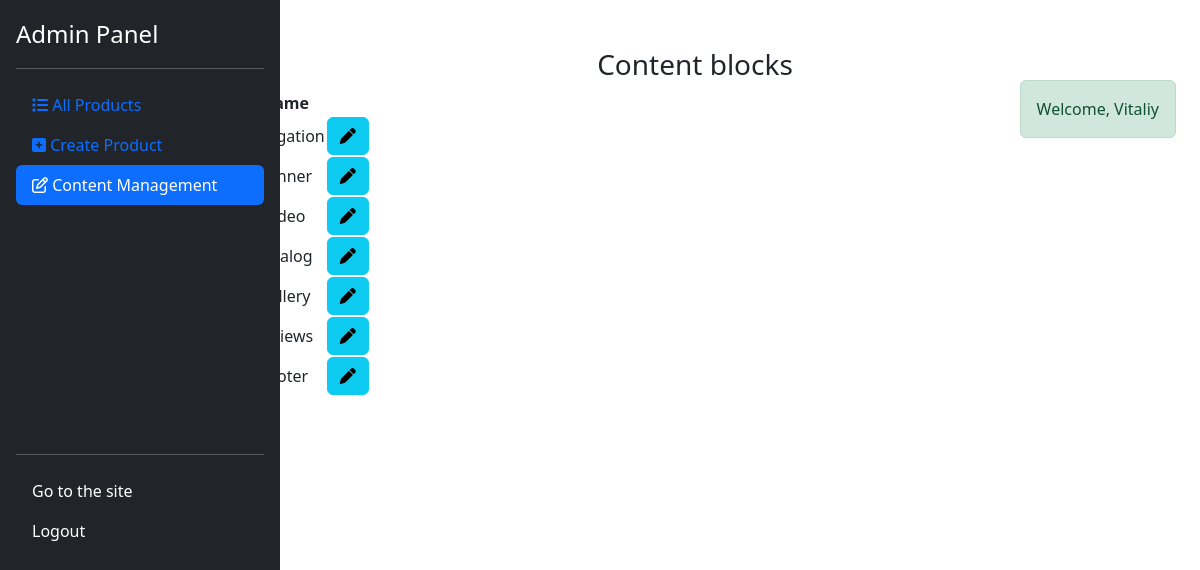
Page /admin/content (signed in) on the committed database.
### tables this page shows
CREATE TABLE `content` (
  `id` bigint NOT NULL AUTO_INCREMENT,
  `name` varchar(255) NOT NULL,
  `content` text NOT NULL,
  PRIMARY KEY (`id`),
  UNIQUE KEY `name` (`name`)
);

### config/DB.php (called while the page is built)
<?php
class DB
{
    protected static PDO $instance;
    public static function connect(): PDO
    {
        if (!isset(self::$instance)) {
            try {
                self::$instance = new PDO(
                    DSN,
                    DB_USER,
                    DB_PASSWORD,
                    DB_OPTS
                );
            } catch (PDOException $exception) {
                var_dump($exception->getMessage());
                die();
            }
        }
        return self::$instance;
    }
}

### app/db.php (called while the page is built, shortened)
<?php
function dbSelect(Tables $table, string $columns = '*', string $conditions = null, string $order = null, bool $isSingle = false)
{
    $query = "SELECT {$columns} FROM {$table->value}";
    $query .= $conditions ? " WHERE {$conditions}" : "";
    $query .= $order ? " ORDER BY {$order}" : "";
    $query = DB::connect()->prepare($query);
    $query->execute();
    return $isSingle ? $query->fetch() : $query->fetchAll();
}

### views/pages/admin/content/index.php (the view)
<?php
require_once ADMIN_PARTS_DIR . '/header.php';
$content = dbSelect(Tables::Content);
?>
    <div class="container">
        <div class="row mt-5">
            <div class="col-2"></div>
            <div class="col-10 text-center">
                <h3>Content blocks</h3>
                <table>
                    <thead>
                    <tr>
                        <th>#</th>
                        <th>Name</th>
                    </tr>
                    </thead>
                    <tbody>
                    <?php foreach ($content as $key => $item): ?>
                        <tr>
                            <td><?= $key + 1 ?></td>
                            <td><?= $item['name'] ?></td>
                            <td>
                                <a href="/admin/content/edit/<?= $item['id'] ?>" class="btn btn-info"><i class="fa-solid fa-pen"></i></a>
                            </td>
                        </tr>
                    <?php endforeach; ?>
                    </tbody>
                </table>
            </div>
        </div>
    </div>
<?php
require_once ADMIN_PARTS_DIR . '/footer.php';

### rows in the picture
content: name "navigation"
content: name "banner"
content: name "video"
content: name "catalog"
content: name "gallery"
content: name "reviews"
content: name "footer"

### other values in the picture
$_SESSION['notify']['text'] "Welcome, Vitaliy"
